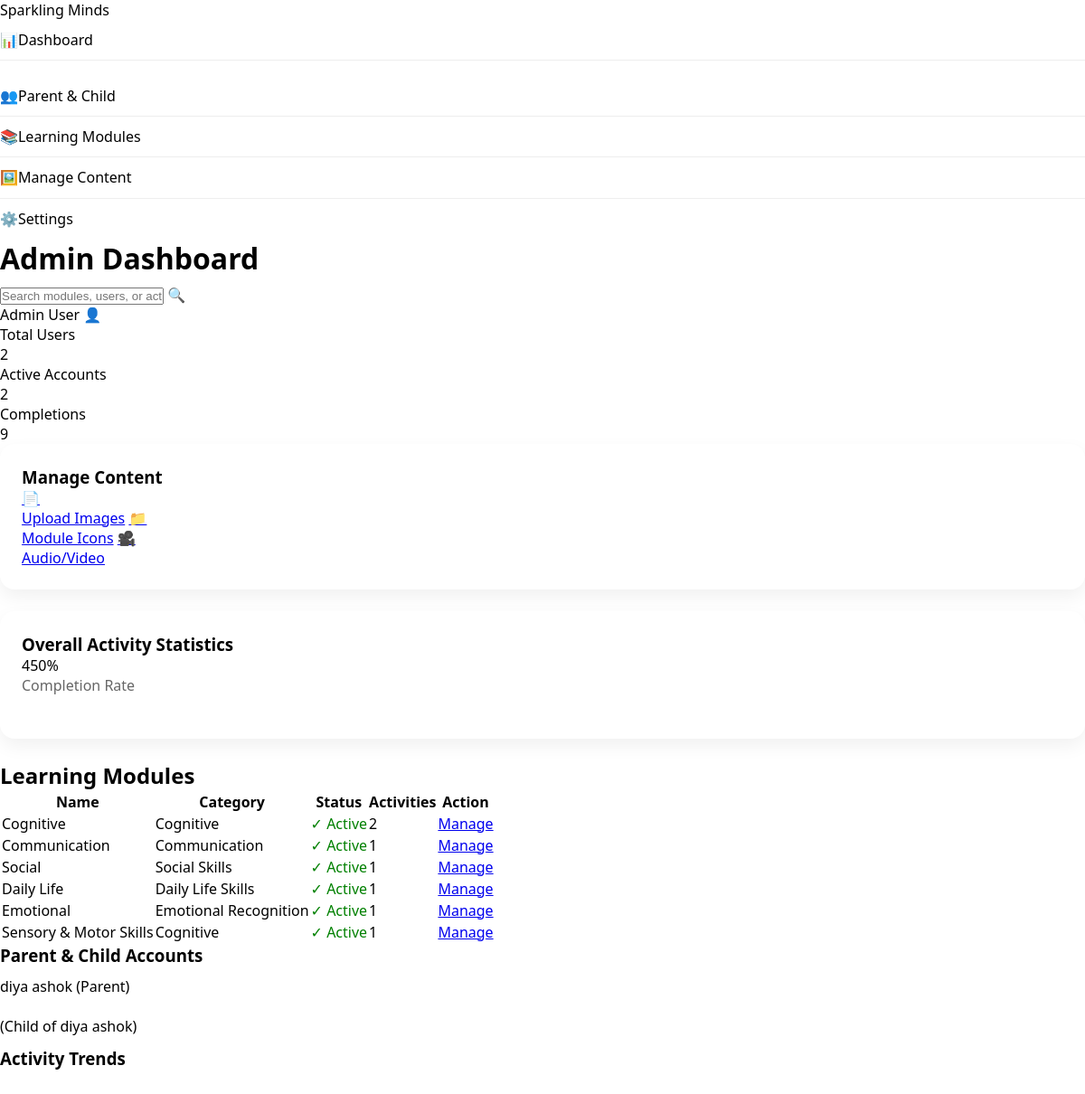
The page /learning/admin/ (signed in) on the database as committed earlier.
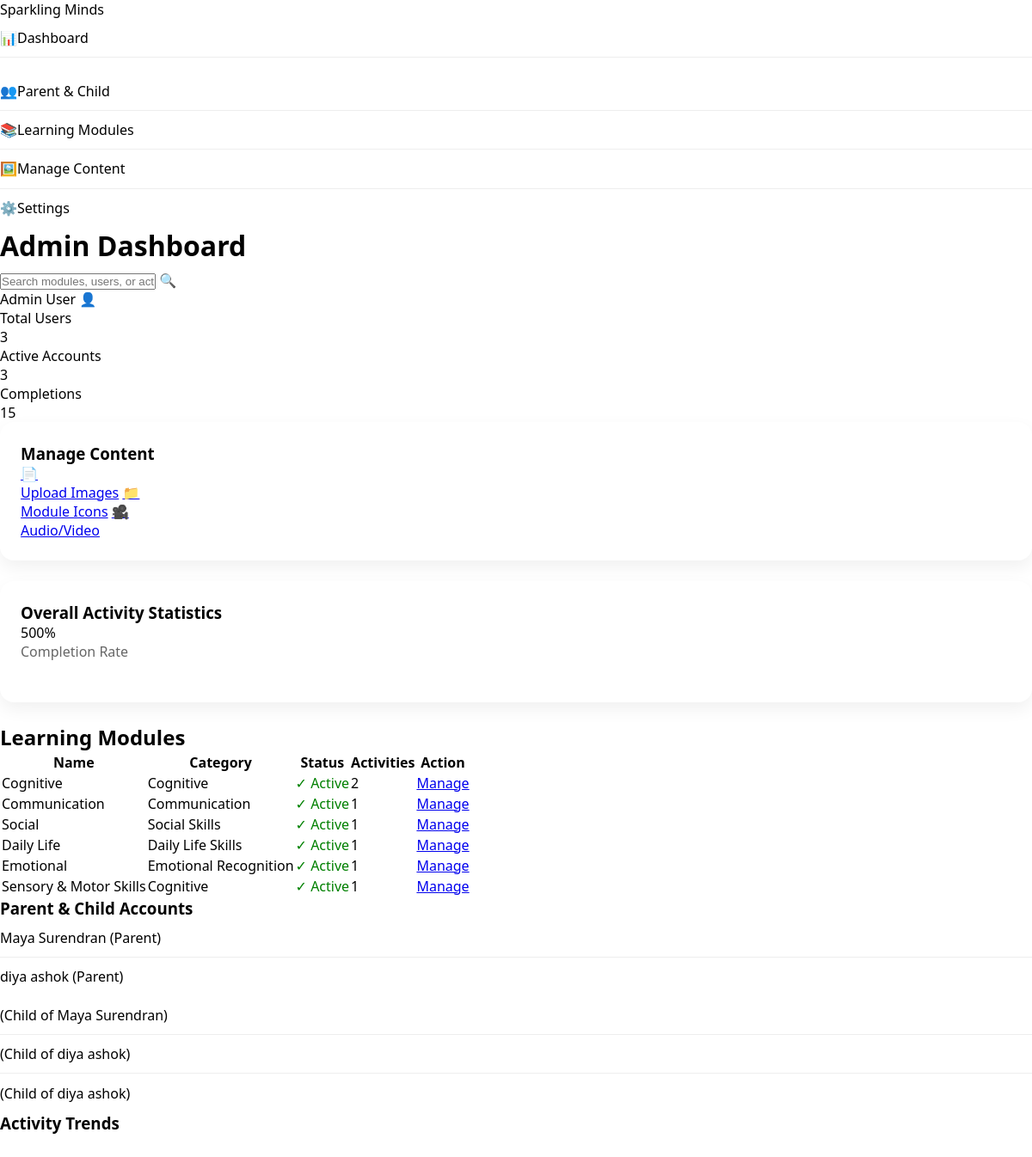
The same page on the database as committed later.
### learning/models.py (models this page shows, shortened)
class LearningModule(models.Model):
    class SkillCategory(models.TextChoices):
        COMMUNICATION = "communication", "Communication"
        SOCIAL = "social", "Social Skills"
        COGNITIVE = "cognitive", "Cognitive"
        DAILY = "daily", "Daily Life Skills"
        EMOTIONAL = "emotional", "Emotional Recognition"
    name = models.CharField(max_length=200)
    description = models.TextField(blank=True)
    category = models.CharField(
        max_length=20,
        choices=SkillCategory.choices,
        default=SkillCategory.COGNITIVE,
    )
    icon = models.ImageField(upload_to="module_icons/", blank=True, null=True)
    order = models.PositiveIntegerField(default=0)
    is_active = models.BooleanField(default=True)
    created_at = models.DateTimeField(auto_now_add=True)
    updated_at = models.DateTimeField(auto_now=True)
    class Meta:
        ordering = ["order", "name"]

class LearningActivity(models.Model):
    class Difficulty(models.TextChoices):
        EASY = "easy", "Easy"
        MEDIUM = "medium", "Medium"
        HARD = "hard", "Hard"
    module = models.ForeignKey(
        LearningModule,
        on_delete=models.CASCADE,
        related_name="activities",
    )
    title = models.CharField(max_length=200)
    description = models.TextField(blank=True)
    difficulty = models.CharField(
        max_length=10,
        choices=Difficulty.choices,
        default=Difficulty.EASY,
    )
    image = models.ImageField(upload_to="activity_images/", blank=True, null=True)
    audio_guide = models.FileField(
        upload_to="activity_audio/",
        blank=True,
        null=True,
        help_text="Audio guidance for the activity",
    )
    video_url = models.URLField(blank=True, null=True)
    template_name = models.CharField(
        max_length=100,
        blank=True,
        help_text="Template to render (e.g. color_match, object_identification)",
    )
    order = models.PositiveIntegerField(default=0)
    reward_points = models.PositiveIntegerField(default=10)
    is_active = models.BooleanField(default=True)
    created_at = models.DateTimeField(auto_now_add=True)
    updated_at = models.DateTimeField(auto_now=True)
    class Meta:
        ordering = ["module", "order", "title"]
        verbose_name_plural = "Learning activities"

### accounts/models.py (models this page shows, shortened)
class User(AbstractUser):
    class Role(models.TextChoices):
        ADMIN = "admin", "Administrator"
        PARENT = "parent", "Parent/Guardian"
        CHILD = "child", "Child (Learner)"
    role = models.CharField(max_length=10, choices=Role.choices, default=Role.PARENT)
    phone = models.CharField(max_length=20, blank=True)
    created_at = models.DateTimeField(auto_now_add=True)
    updated_at = models.DateTimeField(auto_now=True)

### children/models.py (models this page shows, shortened)
class ChildProfile(models.Model):
    class SkillFocus(models.TextChoices):
        COMMUNICATION = "communication", "Communication"
        SOCIAL = "social", "Social Skills"
        COGNITIVE = "cognitive", "Cognitive"
        DAILY = "daily", "Daily Life Skills"
        EMOTIONAL = "emotional", "Emotional Recognition"
    parent = models.ForeignKey(
        settings.AUTH_USER_MODEL,
        on_delete=models.CASCADE,
        related_name="children",
        limit_choices_to={"role": "parent"},
    )
    first_name = models.CharField(max_length=100)
    last_name = models.CharField(max_length=100)
    date_of_birth = models.DateField(null=True, blank=True)
    skill_focus = models.JSONField(
        default=list,
        help_text="List of focus areas, e.g. ['communication', 'cognitive']",
    )
    learning_pace = models.CharField(
        max_length=20,
        choices=[
            ("slow", "Slow"),
            ("medium", "Medium"),
            ("fast", "Fast"),
        ],
        default="medium",
    )
    avatar = models.ImageField(upload_to="child_avatars/", blank=True, null=True)
    created_at = models.DateTimeField(auto_now_add=True)
    updated_at = models.DateTimeField(auto_now=True)
    class Meta:
        ordering = ["-created_at"]

### learning/views.py (the view)
# urls.py: path("admin/", views.admin_dashboard, name="admin_dashboard"),
@staff_member_required
def admin_dashboard(request):
    total_users = User.objects.count()
    active_accounts = User.objects.filter(is_active=True).count()
    completions = ActivityCompletion.objects.count()
    completion_rate = 0
    if active_accounts > 0:
        completion_rate = int((completions / active_accounts) * 100)
    modules = LearningModule.objects.all()
    parents = User.objects.filter(role=User.Role.PARENT).order_by('-date_joined')[:20]
    children = ChildProfile.objects.select_related('parent').all()[:20]
    trends = (
        ActivityCompletion.objects.annotate(day=TruncDay('completed_at'))
        .values('day')
        .annotate(count=Count('id'))
        .order_by('day')
    )
    activity_trends = []
    for t in trends:
        activity_trends.append({
            'day': t['day'].strftime('%Y-%m-%d'),
            'count': t['count'],
            'height': t['count'] * 10,
        })
    context = {
        'total_users': total_users,
        'active_accounts': active_accounts,
        'completions': completions,
        'completion_rate': completion_rate,
        'modules': modules,
        'parent_list': parents,
        'child_list': children,
        'activity_trends': activity_trends,
        'active_section': 'dashboard',
    }
    return render(request, 'admin/dashboard.html', context)

### templates/admin/dashboard.html (shortened to what the changed rows need)
{% load static %}
<!DOCTYPE html>
<html lang="en">
<head>
    <link rel="stylesheet" href="{% static 'css/dashboard.css' %}">
</head>
<body>
<div class="dashboard-wrapper">
    <main class="main-content">
        <header class="top-bar">
            <h1>Admin Dashboard</h1>
        </header>
        <section class="stats-grid">
            <div class="stat-card">
                <span class="label">Total Users</span>
                <div class="value circle-teal">{{ total_users }}</div>
            </div>
            <div class="stat-card">
                <span class="label">Active Accounts</span>
                <div class="value circle-yellow">{{ active_accounts }}</div>
            </div>
            <div class="stat-card">
                <span class="label">Completions</span>
                <div class="value">{{ completions }}</div>
            </div>
        </section>
        <section class="lower-grid">
            <div class="card chart-card">
                <div class="progress-container">
                    <div class="donut-chart">{{ completion_rate }}%</div>
                    <p>Completion Rate</p>
                </div>
            </div>
        </section>
        <section class="modules-section">
            <h2>Learning Modules</h2>
            <table class="modules-table">
                <thead>
                    <tr><th>Name</th><th>Category</th><th>Status</th><th>Activities</th><th>Action</th></tr>
                </thead>
                <tbody>
                    {% for mod in modules %}
                        <tr class="searchable-row">
                            <td>{{ mod.name }}</td>
                            <td>{{ mod.get_category_display }}</td>
                            <td>{% if mod.is_active %}<span style="color: green;">✓ Active</span>{% else %}<span style="color: red;">✗ Inactive</span>{% endif %}</td>
                            <td>{{ mod.activities.all|length }}</td>
    <td><a href="/admin/learning/learningmodule/{{ mod.id }}/change/" class="btn-small">Manage</a></td>
                        </tr>
                    {% empty %}
                        <tr class="searchable-row"><td colspan="5">No modules available</td></tr>
                    {% endfor %}
                </tbody>
            </table>
        </section>
        <section class="user-progress">
            <div class="accounts-list">
                <ul>
                    {% for p in parent_list %}
                        <li>{{ p.get_full_name|default:p.username }} (Parent)</li>
                    {% endfor %}
                </ul>
                <ul>
                    {% for c in child_list %}
                        <li>{{ c.name }} (Child of {{ c.parent.get_full_name|default:c.parent.username }})</li>
                    {% endfor %}
                </ul>
            </div>
        </section>
    </main>
</div>
</body>
</html>

Rows that differ between the two databases and show on the page:
added User: get_full_name "Maya Surendran"
added ChildProfile: parent.get_full_name "Maya Surendran"
added ChildProfile: parent.get_full_name "diya ashok"
Other text that changed with them:
{{ total_users }}: "2" → "3"
{{ active_accounts }}: "2" → "3"
{{ completions }}: "9" → "15"
{{ completion_rate }}: "450" → "500"
